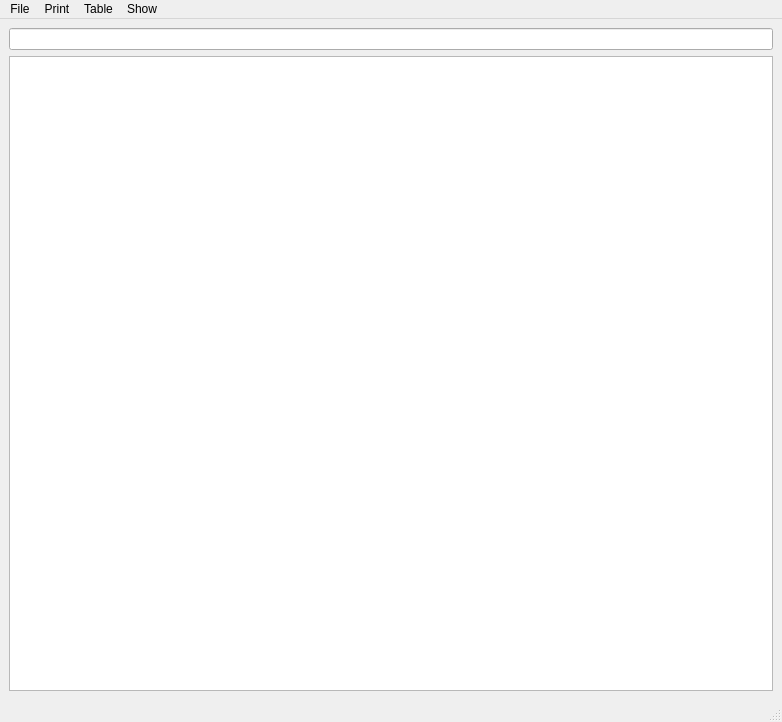
<?xml version="1.0" encoding="UTF-8"?>
<ui version="4.0">
 <class>MainWindow</class>
 <widget class="QMainWindow" name="MainWindow">
  <property name="geometry">
   <rect>
    <x>0</x>
    <y>0</y>
    <width>782</width>
    <height>722</height>
   </rect>
  </property>
  <property name="windowTitle">
   <string>Competition</string>
  </property>
  <widget class="QWidget" name="centralwidget">
   <layout class="QVBoxLayout" name="verticalLayout_2">
    <item>
     <widget class="QLineEdit" name="lineEdit"/>
    </item>
    <item>
     <widget class="QTableWidget" name="tableWidget"/>
    </item>
    <item>
     <layout class="QVBoxLayout" name="verticalLayout"/>
    </item>
   </layout>
  </widget>
  <widget class="QMenuBar" name="menubar">
   <property name="geometry">
    <rect>
     <x>0</x>
     <y>0</y>
     <width>782</width>
     <height>21</height>
    </rect>
   </property>
   <widget class="QMenu" name="menuFile">
    <property name="title">
     <string>File</string>
    </property>
    <addaction name="actionSave"/>
    <addaction name="actionLoad"/>
    <addaction name="separator"/>
    <addaction name="actionQuit"/>
   </widget>
   <widget class="QMenu" name="menuShow">
    <property name="title">
     <string>Show</string>
    </property>
    <addaction name="actionScorebord"/>
   </widget>
   <widget class="QMenu" name="menuPrint">
    <property name="title">
     <string>Print</string>
    </property>
    <addaction name="actionEmpty_metrics"/>
    <addaction name="actionFull_scoreboard"/>
   </widget>
   <widget class="QMenu" name="menuTable">
    <property name="title">
     <string>Table</string>
    </property>
    <addaction name="actionClear_all"/>
   </widget>
   <addaction name="menuFile"/>
   <addaction name="menuPrint"/>
   <addaction name="menuTable"/>
   <addaction name="menuShow"/>
  </widget>
  <widget class="QStatusBar" name="statusbar"/>
  <action name="actionSave">
   <property name="text">
    <string>Save</string>
   </property>
  </action>
  <action name="actionScorebord">
   <property name="text">
    <string>Scoreboard</string>
   </property>
  </action>
  <action name="actionQuit">
   <property name="text">
    <string>Quit</string>
   </property>
  </action>
  <action name="actionLoad">
   <property name="text">
    <string>Load</string>
   </property>
  </action>
  <action name="actionEmpty_metrics">
   <property name="text">
    <string>Empty metrics</string>
   </property>
  </action>
  <action name="actionFull_scoreboard">
   <property name="text">
    <string>Scoreboard</string>
   </property>
  </action>
  <action name="actionAdd_row">
   <property name="checkable">
    <bool>false</bool>
   </property>
   <property name="enabled">
    <bool>true</bool>
   </property>
   <property name="text">
    <string>Add row</string>
   </property>
  </action>
  <action name="actionRemove_row">
   <property name="text">
    <string>Remove row</string>
   </property>
  </action>
  <action name="actionClear_all">
   <property name="text">
    <string>Clear</string>
   </property>
  </action>
 </widget>
 <resources/>
 <connections/>
</ui>
